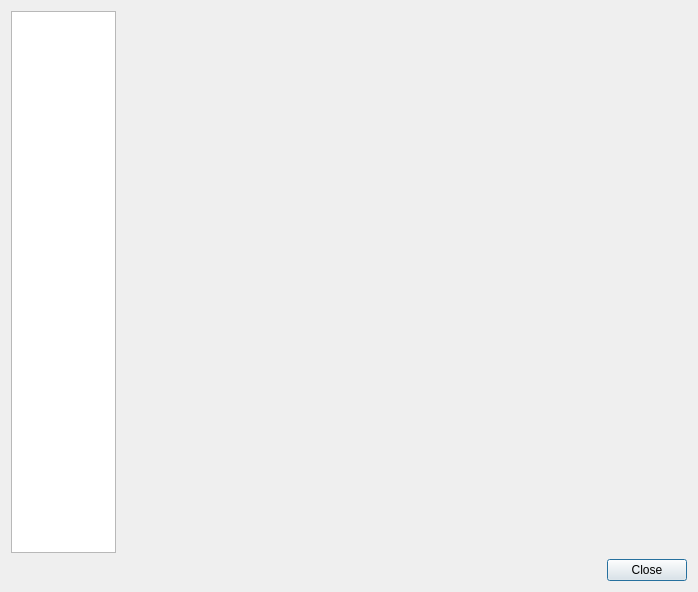
<?xml version="1.0" encoding="UTF-8"?>
<ui version="4.0">
 <class>frmEntityManage</class>
 <widget class="QDialog" name="frmEntityManage">
  <property name="geometry">
   <rect>
    <x>0</x>
    <y>0</y>
    <width>698</width>
    <height>592</height>
   </rect>
  </property>
  <property name="windowTitle">
   <string>STDM Entity Management</string>
  </property>
  <layout class="QGridLayout" name="gridLayout">
   <item row="0" column="1">
    <widget class="QStackedWidget" name="entityStackCnt">
     <property name="frameShape">
      <enum>QFrame::Box</enum>
     </property>
     <property name="lineWidth">
      <number>0</number>
     </property>
    </widget>
   </item>
   <item row="1" column="0" colspan="2">
    <widget class="QDialogButtonBox" name="buttonBox">
     <property name="orientation">
      <enum>Qt::Horizontal</enum>
     </property>
     <property name="standardButtons">
      <set>QDialogButtonBox::Close</set>
     </property>
    </widget>
   </item>
   <item row="0" column="0">
    <widget class="QListWidget" name="stdmEntities">
     <property name="maximumSize">
      <size>
       <width>105</width>
       <height>16777215</height>
      </size>
     </property>
     <property name="midLineWidth">
      <number>0</number>
     </property>
     <property name="iconSize">
      <size>
       <width>64</width>
       <height>64</height>
      </size>
     </property>
     <property name="textElideMode">
      <enum>Qt::ElideLeft</enum>
     </property>
     <property name="movement">
      <enum>QListView::Static</enum>
     </property>
     <property name="flow">
      <enum>QListView::TopToBottom</enum>
     </property>
     <property name="isWrapping" stdset="0">
      <bool>true</bool>
     </property>
     <property name="resizeMode">
      <enum>QListView::Adjust</enum>
     </property>
     <property name="layoutMode">
      <enum>QListView::Batched</enum>
     </property>
     <property name="spacing">
      <number>5</number>
     </property>
     <property name="viewMode">
      <enum>QListView::IconMode</enum>
     </property>
     <property name="selectionRectVisible">
      <bool>false</bool>
     </property>
    </widget>
   </item>
  </layout>
 </widget>
 <resources/>
 <connections>
  <connection>
   <sender>buttonBox</sender>
   <signal>accepted()</signal>
   <receiver>frmEntityManage</receiver>
   <slot>accept()</slot>
   <hints>
    <hint type="sourcelabel">
     <x>248</x>
     <y>254</y>
    </hint>
    <hint type="destinationlabel">
     <x>157</x>
     <y>274</y>
    </hint>
   </hints>
  </connection>
  <connection>
   <sender>buttonBox</sender>
   <signal>rejected()</signal>
   <receiver>frmEntityManage</receiver>
   <slot>reject()</slot>
   <hints>
    <hint type="sourcelabel">
     <x>316</x>
     <y>260</y>
    </hint>
    <hint type="destinationlabel">
     <x>286</x>
     <y>274</y>
    </hint>
   </hints>
  </connection>
 </connections>
</ui>
